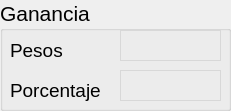
             <widget class="QGroupBox" name="groupBox_1">
              <property name="geometry">
               <rect>
                <x>10</x>
                <y>440</y>
                <width>231</width>
                <height>111</height>
               </rect>
              </property>
              <property name="font">
               <font>
                <pointsize>16</pointsize>
               </font>
              </property>
              <property name="title">
               <string>Ganancia</string>
              </property>
              <widget class="QLabel" name="label_31">
               <property name="geometry">
                <rect>
                 <x>10</x>
                 <y>40</y>
                 <width>71</width>
                 <height>21</height>
                </rect>
               </property>
               <property name="font">
                <font>
                 <family>MS Shell Dlg 2</family>
                 <pointsize>14</pointsize>
                 <weight>50</weight>
                 <italic>false</italic>
                 <bold>false</bold>
                </font>
               </property>
               <property name="text">
                <string>Pesos</string>
               </property>
              </widget>
              <widget class="QLabel" name="label_32">
               <property name="geometry">
                <rect>
                 <x>10</x>
                 <y>80</y>
                 <width>101</width>
                 <height>21</height>
                </rect>
               </property>
               <property name="font">
                <font>
                 <family>MS Shell Dlg 2</family>
                 <pointsize>14</pointsize>
                 <weight>50</weight>
                 <italic>false</italic>
                 <bold>false</bold>
                </font>
               </property>
               <property name="text">
                <string>Porcentaje</string>
               </property>
              </widget>
              <widget class="QLabel" name="label_GPorc">
               <property name="geometry">
                <rect>
                 <x>120</x>
                 <y>70</y>
                 <width>101</width>
                 <height>31</height>
                </rect>
               </property>
               <property name="font">
                <font>
                 <family>MS Shell Dlg 2</family>
                 <pointsize>14</pointsize>
                 <weight>50</weight>
                 <italic>false</italic>
                 <bold>false</bold>
                </font>
               </property>
               <property name="styleSheet">
                <string notr="true">border: 1px solid black;
color: rgb(255, 0, 0);
border-color: rgb(216, 216, 216);</string>
               </property>
               <property name="text">
                <string/>
               </property>
               <property name="alignment">
                <set>Qt::AlignCenter</set>
               </property>
              </widget>
              <widget class="QLabel" name="label_GPesos">
               <property name="geometry">
                <rect>
                 <x>120</x>
                 <y>30</y>
                 <width>101</width>
                 <height>31</height>
                </rect>
               </property>
               <property name="font">
                <font>
                 <family>MS Shell Dlg 2</family>
                 <pointsize>14</pointsize>
                 <weight>50</weight>
                 <italic>false</italic>
                 <bold>false</bold>
                </font>
               </property>
               <property name="styleSheet">
                <string notr="true">border: 1px solid black;
color: rgb(255, 0, 0);
border-color: rgb(216, 216, 216);</string>
               </property>
               <property name="text">
                <string/>
               </property>
               <property name="alignment">
                <set>Qt::AlignCenter</set>
               </property>
              </widget>
             </widget>
